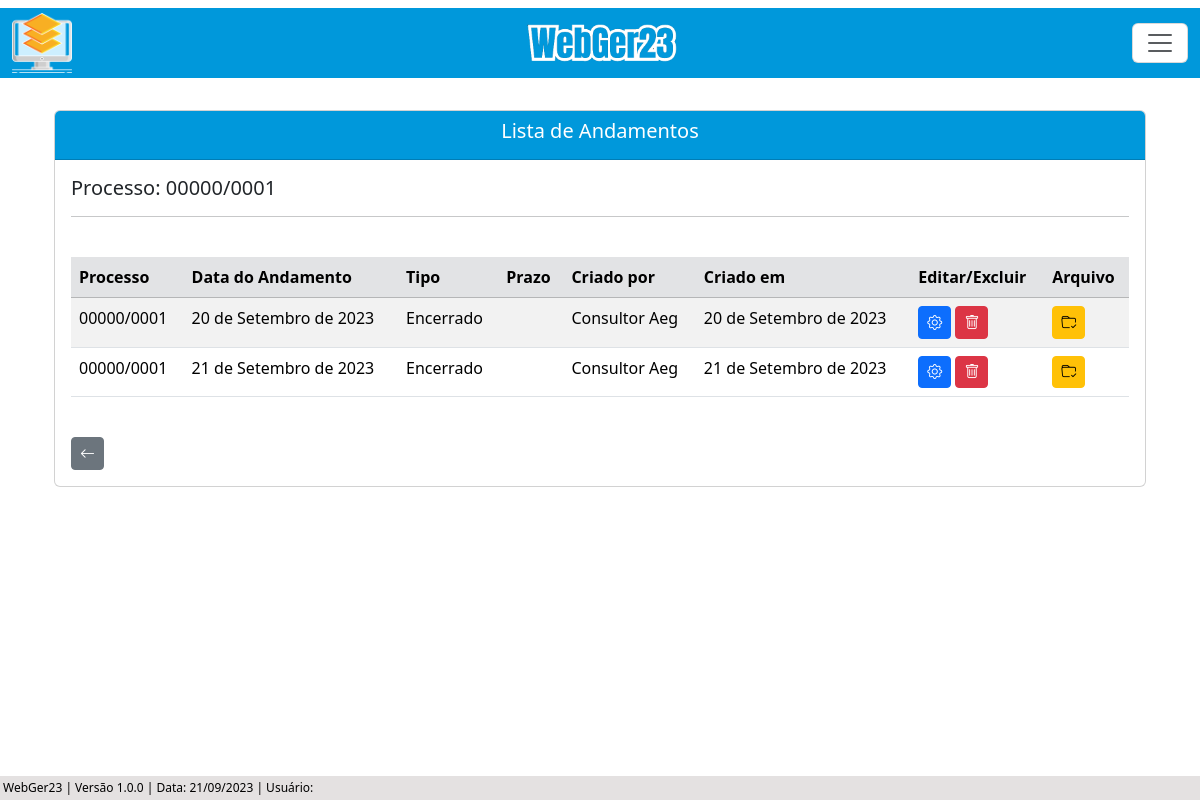
The app's page /listar/andamento-adm/2 with its own data.
### processo/models.py (models this page shows, shortened)
class Base(models.Model): # Classe base, será herdada pelas outras classes
    data_criacao = models.DateField('data_criação', auto_now_add=True)
    data_alteracao = models.DateField('Alterado', auto_now=True)
    ativo = models.BooleanField('Ativo?', default=True)
    class Meta:
        abstract = True

class ProcessoAdm(Base):
    tipo_pessoas = (
        ('Física', 'Física'), ('Jurídica', 'Jurídica'),
    )
    criador_processo_adm = models.ForeignKey(get_user_model(), verbose_name='Usuário Criador', on_delete=models.CASCADE) # Usuário que criou o processo, utilizando chave primária com o get_user_model do django, para utilizar o usuário logado automaticamente
    numero = models.CharField(unique=True, verbose_name='N°', max_length=10) # Número do processo
    municipio = models.CharField(max_length=50, verbose_name='Município') # Município
    uf = models.CharField(max_length=2) # UF
    data_inicial = models.DateField(blank=True, null=True) # Data Inicial do Período do processo
    data_final = models.DateField(blank=True, null=True) # Data final do Período do processo
    data_div_ativa = models.DateField(blank=True, null=True) # Data dívida ativa
    valor_atributo = models.CharField(max_length=14, blank=True, null=True)  # Valor do atributo
    valor_multa = models.CharField(max_length=14, blank=True, null=True) # Valor da multa
    valor_credito = models.CharField(max_length=14, blank=True, null=True) # Valor do crédito
    valor_atualizado = models.CharField(max_length=14, blank=True, null=True) # Valor do atualizado
    data_valor_atualizado = models.DateField(blank=True, null=True) # Data valor atualizado
    nome_contribuinte = models.CharField(max_length=50)  # Nome / Razão Social
    tipo_pessoa = models.CharField(max_length=50, choices=tipo_pessoas) # Física / Jurídica
    documento = models.CharField(max_length=20, verbose_name='CPF/CNPJ', unique=True) # CPF / CNPJ
    nome_fantasia = models.CharField(max_length=50, blank=True, null=True) # Nome Fantasia
    email = models.EmailField(max_length=50, blank=True, null=True) # E-mail
    endereco = models.CharField(max_length=150) # Rua
    complemento = models.CharField(max_length=50, blank=True, null=True) # Complemento
    municipio_contribuinte = models.CharField(max_length=50, blank=True, null=True) # Município Contribuinte
    uf_contribuinte = models.CharField(max_length=2, verbose_name='UF', blank=True, null=True) # UF Contribuinte
    cep = models.CharField(max_length=10, blank=True, null=True) # CEP
    telefone = models.CharField(max_length=20, blank=True, null=True) # Telefone
    celular = models.CharField(max_length=20, blank=True, null=True) # Celular
    def __str__(self):
        return f'{self.numero}'

class AndamentoAdm(Base):
    andamentos = (
    ('Abertura', 'Abertura'), ('Parecer Fiscal', 'Parecer Fiscal'), ('Decisão 1ª Instância', 'Decisão 1ª Instância'), ('Suspenso Para Fiscalização Futura', 'Suspenso Para Fiscalização Futura'), ('Auto de Infração e Termo de Intimação - AITI.', 'Auto de Infração e Termo de Intimação - AITI.'), ('Termo de Intimação Fiscal - TIF.-tif.', 'Termo de Intimação Fiscal - TIF.'), ('Decisão de 2ª Instância', 'Decisão de 2ª Instância'), ('Cobrança de Documentação', 'Cobrança de Documentação'), ('Recurso Voluntário', 'Recurso Voluntário'), ('Fim do Contrato com a Assessoria', 'Fim do Contrato com a Assessoria'), ('Manifestação', 'Manifestação'), ('Recebimento do AR', 'Recebimento do AR'), ('Despacho', 'Despacho'), ('Aguardando Pagamento', 'Aguardando Pagamento'), ('Apresentação de Documentação para Análise', 'Apresentação de Documentação para Análise'), ('Aguardando AR', 'Aguardando AR'), ('Ofício', 'Ofício'), ('Revelia', 'Revelia'), ('Execução', 'Execução'), ('Confissão de Dívida (Parcelamento)', 'Confissão de Dívida (Parcelamento)'), ('Reenvio de Documento', 'Reenvio de Documento'), ('Parecer Juridico', 'Parecer Juridico'), ('Certidão', 'Certidão'), ('Encaminhado', 'Encaminhado'), ('Encerrado', 'Encerrado'),
    )
    situacao = (
        ('Sem Pagamento', 'Sem Pagamento'), ('Com Pagamento', 'Com Pagamento'),
    )
    criador_andamento_adm = models.ForeignKey(get_user_model(), verbose_name='Usuário Criador', on_delete=models.CASCADE)
    processo = models.ForeignKey(ProcessoAdm, on_delete=models.CASCADE) # Relacionamento 'One to Many' (um para muitos)
    data_andamento = models.DateField(verbose_name='Data do Andamento')
    andamento = models.CharField(max_length=100, choices=andamentos, verbose_name='Andamento') # Utiliza choices(escolhas) para selecionar o andamento
    situacao_pagamento = models.CharField(max_length=100, choices=situacao, blank=True, null=True)
    valor_pago = models.CharField(max_length=14, blank=True, null=True)
    data_prazo = models.DateField(blank=True, null=True)
    funcionario = models.CharField(max_length=50, blank=True, null=True)
    data_recebimento = models.DateField(blank=True, null=True)
    complemento = models.CharField(max_length=150, blank=True, null=True)
    arquivo_1 = models.FileField(upload_to='Arquivo/', verbose_name='Arquivo', blank=True)
    arquivo_2 = models.FileField(upload_to='Arquivo/', verbose_name='Arquivo', blank=True)
    arquivo_3 = models.FileField(upload_to='Arquivo/', verbose_name='Arquivo', blank=True)

### processo/views.py (the view)
# urls.py: path('listar/andamento-adm/<int:pk>', AndamentoAdmList.as_view(), name='andamento-adm-list'),
class AndamentoAdmList(ListView):
    model = ProcessoAdm
    template_name = 'processos/lists/andamento_adm_list.html'
    def get_queryset(self):
        pk_processo = self.kwargs.get('pk') # Pega a pk(primary key) da URL, pk do processo
        processo = ProcessoAdm.objects.get(pk=pk_processo)  # Pega o processo que possui a pk recebida (pk é a primary key do processo)
        andamentos = processo.andamentoadm_set.all()  # Pega todos os atributos do andamento
        return andamentos
    def get_context_data(self, **kwargs):
        processo_pk = self.kwargs.get('pk') # Pega a PK do processo através da URL
        context = super().get_context_data(**kwargs)
        context['dados_processo'] = ProcessoAdm.objects.filter(pk=processo_pk) # Filtra os dados do processo através da pk
        return context

### processo/templates/processos/lists/andamento_adm_list.html (shortened to what this page needs)
{% extends 'index.html' %}
{% load static %}
{% block conteudo %}
    <div class="container p-4">
        <div class="card">
            <div class="card-header text-white" style="background-color: #0098DB;">
                    <h5 style="text-align: center;">Lista de Andamentos</h5>
            </div>
            <div class="card-body">
                {% for atributo in dados_processo %}
                    <h5>Processo: {{ atributo.numero }}</h5>
                {% endfor %}
                <hr>
                <div class="table-responsive">
                    <br>
                    <table class="table table-striped" id="tabela-listar-andamento">
                        <thead>
                            <tr class="table-secondary">
                                <th>Processo</th>
                                <th>Data do Andamento</th>
                                <th>Tipo</th>
                                <th>Prazo</th>
                                <th>Criado por</th>
                                <th>Criado em</th>
                                <th>Editar/Excluir</th>
                                <th>Arquivo</th>
                            </tr>
                        </thead>
                        <tbody>
                            {% for andamento in object_list %}
                            <tr>
                                <td>{{ andamento.processo }}</td>
                                <td>{{ andamento.data_andamento }}</td>
                                <td>{{ andamento.andamento }}</td>
                                {% if andamento.data_prazo == Null %}
                                <td></td>
                                {% else %}
                                <td>{{ andamento.data_prazo }}</td>
                                {% endif%}
                                <td>{{ andamento.criador_andamento_adm.get_full_name }}</td>
                                <td>{{ andamento.data_criacao }}</td>
                                <td>
                                    <a href="{% url 'andamento-adm-update' andamento.pk %}" class="btn btn-primary btn-sm"><i class="bi bi-gear" style="font-size: 15px;"></i></a>
                                    <a href="{% url 'andamento-adm-delete' andamento.pk %}" class="btn btn-danger btn-sm"><i class="bi bi-trash" style="font-size: 15px;"></i></a>
                                </td>
                                <td>
                                    <a href="{% url 'arquivo-andamento-adm-list' andamento.pk %}" class="btn btn-warning btn-sm"><i class="bi bi-folder-check" style="font-size: 15px;"></i></a>
                                </td>
                            </tr>
                            {% endfor %}
                        </tbody>
                    </table>
                    <br>
                    <a href="{% url 'proc-adm-list' %}" class="btn btn-secondary btn-sm"><i class="bi bi-arrow-left" style="font-size: 15px;"></i></a>
                </div>
            </div>
        </div>
    </div>
{% endblock %}

### core/templates/index.html (shortened to what this page needs)
{% load static %}
<!DOCTYPE html>
<html lang="pt-br">
<head>
    <link href="https://cdn.jsdelivr.net/npm/bootstrap@5.3.1/dist/css/bootstrap.min.css" rel="stylesheet">
    <link rel="stylesheet" href="https://cdn.jsdelivr.net/npm/bootstrap-icons@1.10.5/font/bootstrap-icons.css">
    <link rel="stylesheet" href="{% static 'css/estilos.css' %}">
    <link href="https://cdn.datatables.net/v/bs5/dt-1.13.6/datatables.min.css" rel="stylesheet">
</head>
<body>
    {% block menu %}
      <nav class="navbar">
        <div class="container-fluid">
              <img src="{% static 'img/logo.png' %}" alt="" width="60"> <img src="{% static 'img/webger.png' %}" alt="" width="150">
          <button class="navbar-toggler" type="button" data-bs-toggle="offcanvas" data-bs-target="#offcanvasNavbar" aria-controls="offcanvasNavbar" aria-label="Toggle navigation" style="background-color: white;">
            <span class="navbar-toggler-icon"></span>
          </button>
        </div>
      </nav>
    {% endblock %}
    {% block conteudo %}{% endblock %}
    {% block rodape %}
      <div class="rodape">
        WebGer23 | Versão 1.0.0 | Data: {% now 'd/m/Y' %} | Usuário: {{ user.get_full_name }}
      </div>
    {% endblock %}
</body>
</html>

### core/static/css/estilos.css (style rules this page uses)
.container-fluid { background-color: #0098DB; height: 70px; }
body { background-color: rgb(255, 255, 255); margin: 0; padding: 0; display: flex; flex-direction: column; min-height: 100vh; position: relative; }
.rodape { background-color: rgb(228, 225, 225); color: black; padding: 3px; text-align: left; font-size: 12px; position: absolute; bottom: 0; width: 100%; }

### records on screen
ProcessoAdm: numero "00000/0001"
AndamentoAdm: processo "00000/0001", data_andamento "20 de Setembro de 2023", andamento "Encerrado", criador_andamento_adm.get_full_name "Consultor Aeg", data_criacao "20 de Setembro de 2023"
AndamentoAdm: processo "00000/0001", data_andamento "21 de Setembro de 2023", andamento "Encerrado", criador_andamento_adm.get_full_name "Consultor Aeg", data_criacao "21 de Setembro de 2023"
